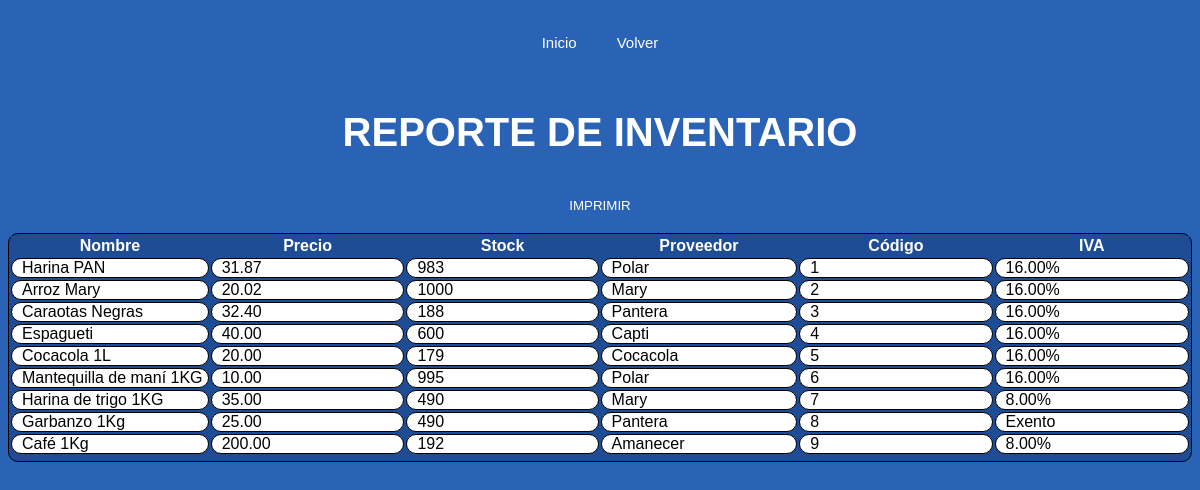
Before: /Inventario/reporte/ with the older database file.
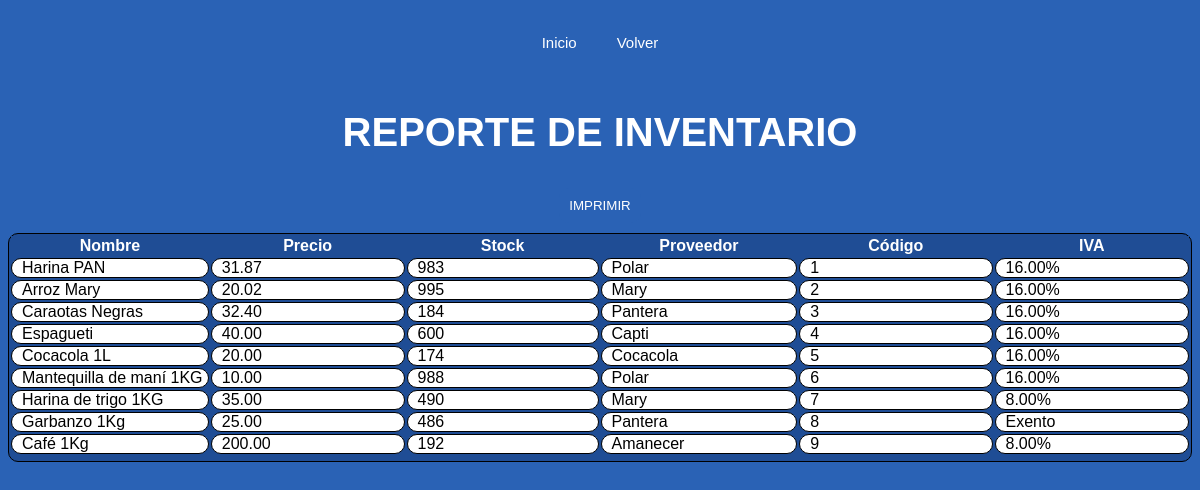
After: the same page with the newer database file.
### Inventario/models.py (models this page shows)
class Productos(models.Model):
    nombre = models.CharField(max_length=100)
    codigo = models.IntegerField(unique=True, validators=[validate_unique_name])
    precio = models.DecimalField(max_digits=10, decimal_places=2)
    stock = models.IntegerField()
    proveedor = models.CharField(max_length=100)
    iva = models.IntegerField()

### Inventario/views.py (the view)
# urls.py: path('reporte/', views.generar_reporte, name="generar_reporte"),
def generar_reporte(request):
    productos = Productos.objects.all()
    return render(request, 'Inventario/reporte.html', {'productos': productos})

### Inventario/templates/Inventario/reporte.html (shortened to what this page needs)
{% load static %}
<!DOCTYPE html>
<html lang="es">
<head>
    <link rel="stylesheet" type="text/css" href="{% static 'css/reporte.css' %}">
</head>
<body>
    <div class="navegacion">
        <nav>
            <ul>
                <li><a href="{% url 'index' %}">Inicio</a></li>
                <li><a href="{% url 'index_inventario' %}">Volver</a></li>
            </ul>
        </nav>
    </div>
    <div class="container">
        <h2>REPORTE DE INVENTARIO</h2>
        <button onclick="window.print()">IMPRIMIR</button>
    <table>
        <tr>
            <th>Nombre</th>
            <th>Precio</th>
            <th>Stock</th>
            <th>Proveedor</th>
            <th>Código</th>
            <th>IVA</th>
        </tr>
        {% for producto in productos %}
        <tr>
            <td>{{ producto.nombre }}</td>
            <td>{{ producto.precio }}</td>
            <td>{{ producto.stock }}</td>
            <td>{{ producto.proveedor }}</td>
            <td>{{ producto.codigo }}</td>
            {% if producto.iva == 0 %}
            <td>Exento</td>
            {% else %}
                {% if producto.iva == 1 %}
                <td>16.00%</td>
                {% else %}
                <td>8.00%</td>
                {% endif %}
            {% endif %}
        </tr>
        {% endfor %}
    </table>
    </div>
</body>
</html>

Changed rows visible on the page:
changed Productos "Arroz Mary": stock "1000" → "995"
changed Productos "Caraotas Negras": stock "188" → "184"
changed Productos "Cocacola 1L": stock "179" → "174"
changed Productos "Mantequilla de maní 1KG": stock "995" → "988"
changed Productos "Garbanzo 1Kg": stock "490" → "486"
